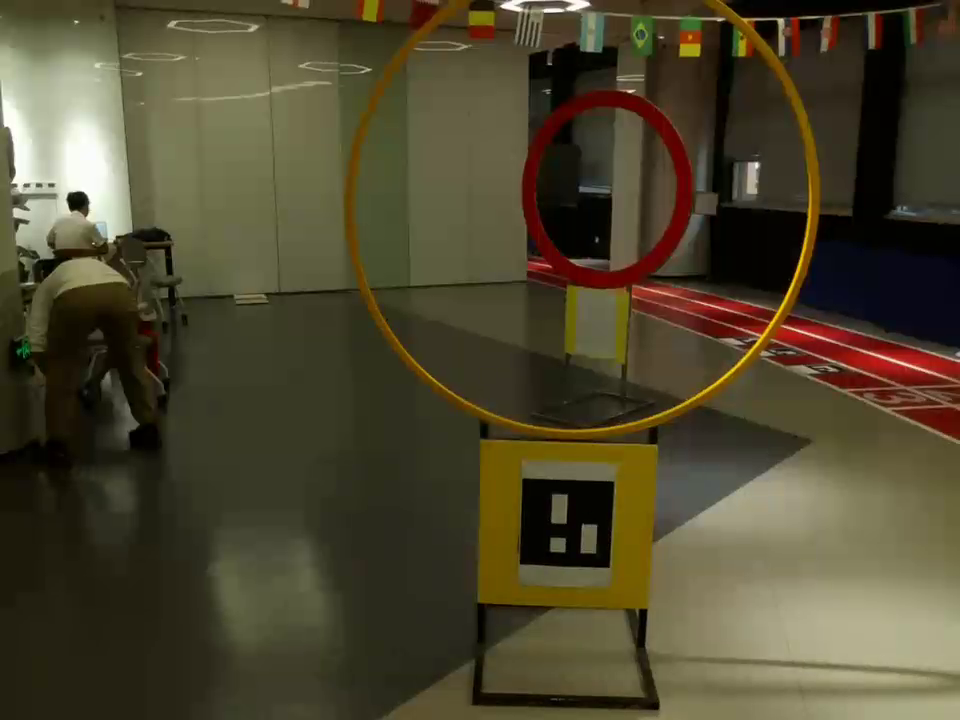
#> input picture 2/2.png, 960 x 720 px
$ python tt.py
#> lines starting #> are read from the running program, lines starting #| are printed output that depends on the picture; after the words box and inside, x2 and y2 are one past the last pixel; in counts of white or black regions, pixels touching at a corner belong together; long printed decimals are rounded
#> further down, img is the input picture: shape (720, 960, 3); mean B, G, R 47.3, 71, 77.7
### chi_land.py
import cv2
import numpy as np
from robomaster import camera
from robomaster import robot
import robomaster
cam_mat = np.array(
    [
        [921.23415725, 0.0, 490.14027498],
        [0.0, 919.74811543, 355.78729266],
        [0.0, 0.0, 1.0],
    ]
)
coef_mat = np.array([[0.01300172, -0.17542407, 0.00190941, -0.00171416, 0.55346324]])


def get_xyz(img, id_,long=28.5):
#> called with id_ = 30, long = 28.5
    arucoDict = cv2.aruco.getPredefinedDictionary(cv2.aruco.DICT_4X4_50)
    arucoParams = cv2.aruco.DetectorParameters()
    # 设了一个自适应阈值的参数，当时默认参数检测不出来，一般默认就行
    arucoParams.adaptiveThreshWinSizeStep = 1

    # 检测并可视化
    (corners, ids, rejected) = cv2.aruco.detectMarkers(
        img, arucoDict, parameters=arucoParams
    )
#> corners = ([[523, 478], [613, 481], [609, 567], [520, 564]],); ids = [30]; rejected = 69 items
    cv2.aruco.drawDetectedMarkers(img, corners, ids)
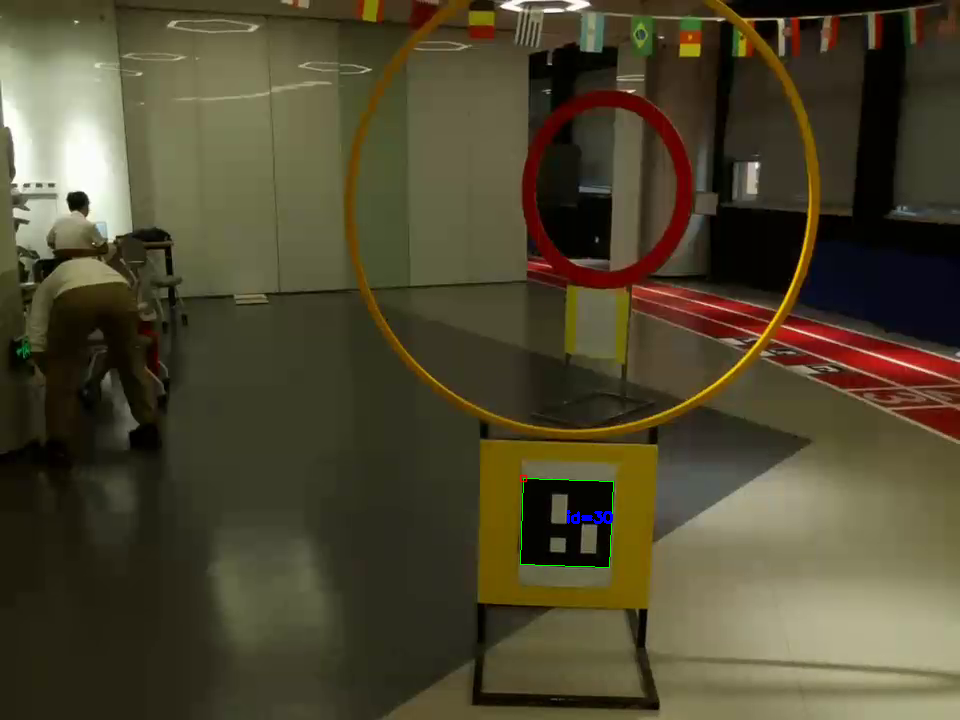
#> img: shape (720, 960, 3); 0.11% of pixels changed, all inside (x1, y1, x2, y2) = (519, 474, 614, 568)

    vec = []

    if corners == ():
        print("No aruco detected!")
        return img, vec

    for jdx, (marker, id) in enumerate(zip(corners, ids)):
        if id_ == id:
            print("jdx:{} \n marker:{} \n id:{}".format(jdx, marker, id))
            rvec, tvec, _ = cv2.aruco.estimatePoseSingleMarkers(
                marker, long, cam_mat, coef_mat
            )
            print("rvec:{} \n tvec:{}".format(rvec, tvec))
            vec = tvec
#> this loop made 1 pass
#> (jdx, marker, id, rvec, vec) on pass 1: (0, [[523, 478], [613, 481], [609, 567], [520, 564]], [30], [[-2.99, -0.0427, 0.0343]], [[24.26, 53.28, 293.8]])
#| jdx:0
#|  marker:[[[523. 478.]
#|   [613. 481.]
#|   [609. 567.]
#|   [520. 564.]]]
#|  id:[30]
#| rvec:[[[-2.993 -0.04274  0.03425]]]
#|  tvec:[[[ 24.261  53.284 293.769]]]
    return img, vec


# [4 lines that do not run on import are left out]

### tt.py
import chi_land
import cv2
import numpy as np

img=cv2.imread("2/2.png")
_,vec=chi_land.get_xyz(img,30)
#> vec = [[24.26, 53.28, 293.8]]
print("hh",vec[0][0][2])
#| hh 293.769
